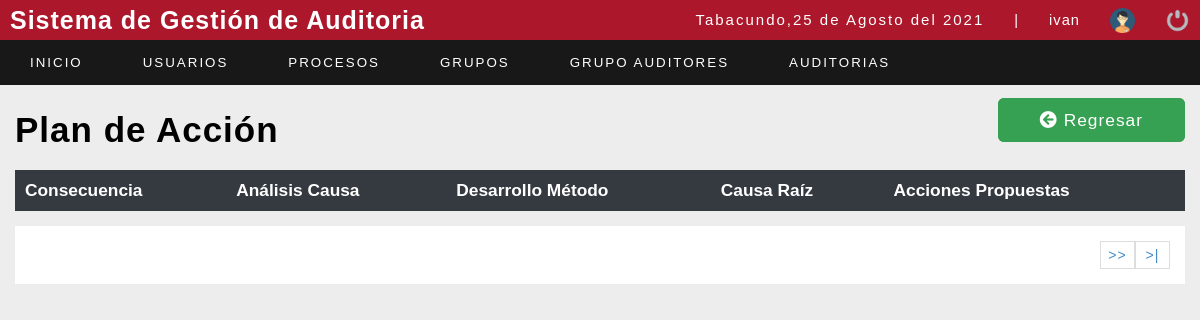
Page /sistema/lista_planesauditado.php?id=291&ida=119 (signed in) on the earlier database version.
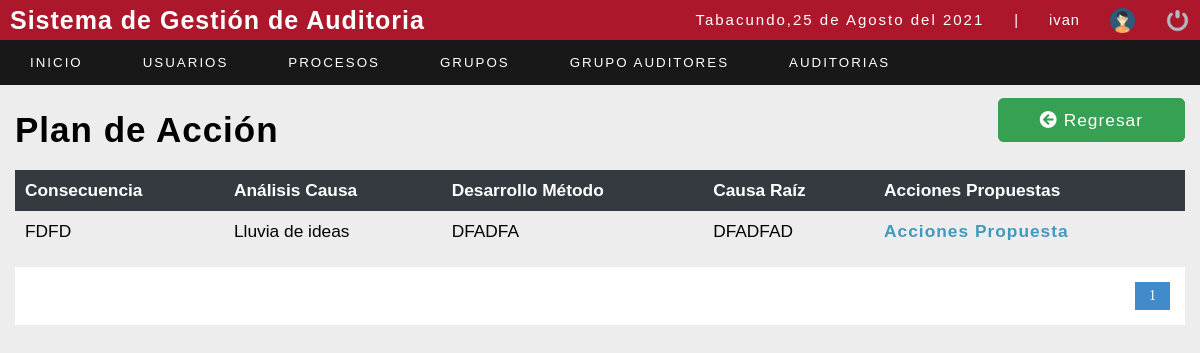
Same page on the later database version.
### tables this page shows
CREATE TABLE `plandeaccion` (
  `idplandeaccion` int(11) NOT NULL,
  `iddetalleclausula` int(11) NOT NULL,
  `consecuencia` varchar(150) NOT NULL,
  `analisiscausa` varchar(150) NOT NULL,
  `desarrollometodo` varchar(300) NOT NULL,
  `causaraiz` varchar(150) NOT NULL
);

### sistema/lista_planesauditado.php (the view, shortened to what this page needs)
<?php
include "../conexion.php";
$iddetalleclausula = $_REQUEST['id'];
$iddetalleauditoria = $_REQUEST['ida'];
?>
<!DOCTYPE html>
<html lang="en">
<head>
	<?php include "includes/scripts.php"; ?>
	<link rel="stylesheet" href="https://pro.fontawesome.com/releases/v5.10.0/css/all.css"/>
</head>
<body>
	<?php include "includes/header.php"; ?>
	<section id="container">
		<div style="display: flex;  justify-content:space-between; margin: 20px 0px; ">
			<h1>Plan de Acción</h1>
			<div style="justify-content:flex-start">
				<a style="border: 2px solid #36A152;  color: #ffffff; padding:10px 40px; background-color: #36A152; border-radius: 6px;" href="lista_noconformidades.php?id=<?php echo $iddetalleauditoria?>"  class="btn_save"><i class="fas fa-arrow-circle-left"></i> Regresar</a>
			</div>
		</div>
		<table>
			<tr>
				<th>Consecuencia</th>
				<th>Análisis Causa</th>
				<th>Desarrollo Método</th>
				<th>Causa Raíz</th>
				<th>Acciones Propuestas</th>
			</tr>
			<?php
			$sql_registe = mysqli_query($conection, "SELECT COUNT(*) as total_registro FROM plandeaccion WHERE iddetalleclausula=$iddetalleclausula");
			$result_register = mysqli_fetch_array($sql_registe);
			$total_registro = $result_register['total_registro'];
			$por_pagina = 10;
			if (empty($_GET['pagina'])) {
				$pagina = 1;
			} else {
				$pagina = $_GET['pagina'];
			}
			$desde = ($pagina - 1) * $por_pagina;
			$total_paginas = ceil($total_registro / $por_pagina);
			$query = mysqli_query($conection, "SELECT consecuencia, analisiscausa, desarrollometodo, causaraiz,idplandeaccion FROM plandeaccion pa, detalleclausula dc WHERE pa.iddetalleclausula=dc.iddetalleclausula AND  pa.iddetalleclausula=$iddetalleclausula LIMIT $desde,$por_pagina");
			$result = mysqli_num_rows($query);
			if ($result > 0) {
				while ($data = mysqli_fetch_array($query)) {
			?>
					<tr>
						<td><?php echo $data[0]; ?></td>
						<td><?php echo $data[1]; ?></td>
						<td><?php echo $data[2]; ?></td>
						<td><?php echo $data[3]; ?></td>
						<td><a style="color: #4099BF; font-weight: bold" href="lista_accionespendientes.php?idpa=<?php echo $data[4];?>&id=<?php echo $iddetalleclausula;?>&ida=<?php echo $iddetalleauditoria;?>">Acciones Propuesta</a></td>
					</tr>
			<?php
				}
			}
			?>
		</table>
		<div class="paginador">
			<ul>
				<?php
				for ($i = 1; $i <= $total_paginas; $i++) {
					if ($i == $pagina) {
						echo '<li class="pageSelected">' . $i . '</li>';
					} else {
						echo '<li><a href="?pagina=' . $i . '">' . $i . '</a></li>';
					}
				}
				if ($pagina != $total_paginas) {
				?>
					<li><a href="?pagina=<?php echo $pagina + 1; ?>">>></a></li>
					<li><a href="?pagina=<?php echo $total_paginas; ?> ">>|</a></li>
				<?php } ?>
			</ul>
		</div>
	</section>
</body>
</html>

Differences in the rows shown:
added plandeaccion: consecuencia "FDFD", analisiscausa "Lluvia de ideas", desarrollometodo "DFADFA", causaraiz "DFADFAD"
Other differences:
new list line: "1"
